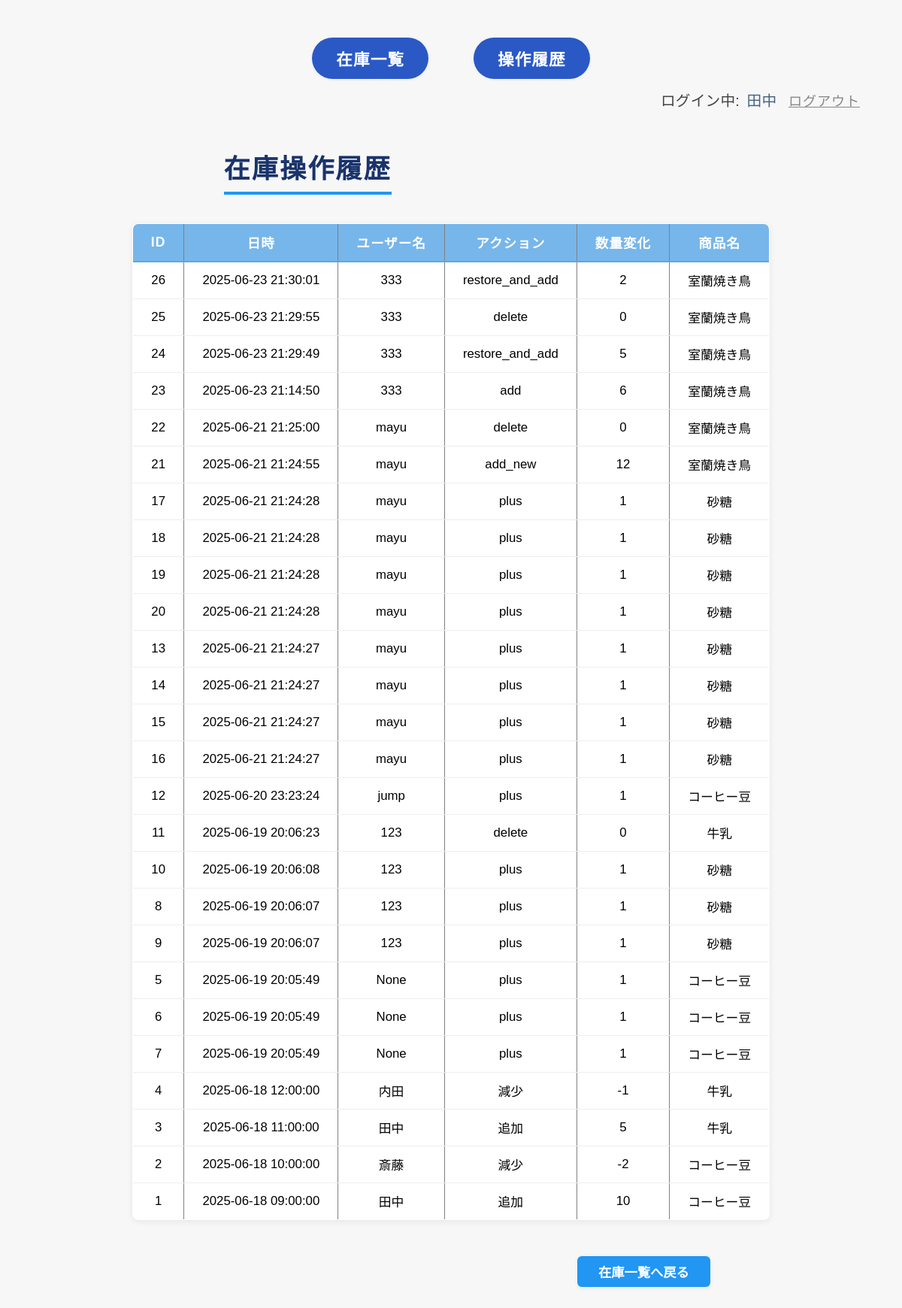
Screenshot of /logs (signed in) with the database file from the repository.
### tables this page shows
CREATE TABLE "log_inventory" (
	"id"	INTEGER,
	"item_id"	INTEGER,
	"quantity_change"	INTEGER,
	"action"	TEXT,
	"user_id"	INTEGER,
	"time_log"	TEXT,
	PRIMARY KEY("id" AUTOINCREMENT)
);

CREATE TABLE "users" (
	"id"	INTEGER,
	"name"	TEXT,
	"role"	TEXT, password TEXT,
	PRIMARY KEY("id" AUTOINCREMENT)
);

CREATE TABLE "items" (
	"id"	INTEGER,
	"name"	TEXT,
	"delete_flag"	INTEGER DEFAULT 0,
	PRIMARY KEY("id" AUTOINCREMENT)
);

### app.py (the view)
@app.route('/logs')
def show_log():
    if not is_logged_in():
        return redirect(url_for('login'))
    conn = sqlite3.connect('inventory.db')
    cursor = conn.cursor()
    cursor.execute('''
        SELECT
            log_inventory.id,
            log_inventory.time_log,
            users.name as user_name,
            log_inventory.action,
            log_inventory.quantity_change,
            items.name as item_name
        FROM log_inventory
        LEFT JOIN users ON log_inventory.user_id = users.id
        LEFT JOIN items ON log_inventory.item_id = items.id
        ORDER BY log_inventory.time_log DESC
        LIMIT 100
    ''')
    logs = cursor.fetchall()
    conn.close()
    log_list = []
    for row in logs:
        log_list.append({
            'id': row[0],
            'time_log': row[1],
            'user_name': row[2],
            'action': row[3],
            'quantity_change': row[4],
            'item_name': row[5],
        })
    return render_template('logs.html', log_list=log_list)

### app.py (called while the page is built)
def is_logged_in():
    return 'user_id' in session

### templates/logs.html
{% extends "base.html" %}
{% block content %}
    <h1  style="margin-left: 23%;">在庫操作履歴</h1>
    <table border="1">
        <tr>
            <th>ID</th>
            <th>日時</th>
            <th>ユーザー名</th>
            <th>アクション</th>
            <th>数量変化</th>
            <th>商品名</th>
        </tr>
        {% for log in log_list %}
        <tr>
            <td>{{ log.id }}</td>
            <td>{{ log.time_log }}</td>
            <td>{{ log.user_name }}</td>
            <td>{{ log.action }}</td>
            <td>{{ log.quantity_change }}</td>
            <td>{{ log.item_name }}</td>
        </tr>
        {% endfor %}
    </table>
    <br>
    <a href="{{ url_for('index') }}" class="add-btn" style="margin-left: 65%;">在庫一覧へ戻る</a>
{% endblock %}

### static/style.css (style rules this page uses)
body { font-family: "Yu Gothic", "Meiryo", sans-serif; background: #f7f7f7; margin: 40px; }
h1 { color: #3a3a3a; margin-bottom: 24px; letter-spacing: 2px; }
table { border-collapse: collapse; background: #fff; min-width: 360px; margin: 0 auto; box-shadow: 0 2px 8px rgba(0,0,0,0.07); border-radius: 8px; overflow: hidden; }
th, td { padding: 12px 24px; text-align: center; }
th { background: #77b6ea; color: #fff; font-size: 1.1em; letter-spacing: 1px; border-bottom: 2px solid #5fa6dd; }
td { border-bottom: 1px solid #eee; font-size: 1.05em; }
tr:last-child td { border-bottom: none; }
.add-btn { display: inline-block; margin-bottom: 18px; padding: 8px 28px; background: #2196f3; color: #fff; border-radius: 6px; text-decoration: none; font-size: 1.08em; font-weight: bold; box-shadow: 0 2px 6px rgba(33,150,243,0.08); border: none; transition: background 0.15s, box-shadow 0.15s; }
h1 { color: #19336b; font-size: 2.2em; font-weight: bold; padding-bottom: 8px; border-bottom: 4px solid #2196f3; text-align: center; display: inline-block; margin: 46px 0 38px 0; padding-bottom: 8px; border-bottom: 4px solid #2196f3; }
table { margin: 0 auto 30px auto; }

### rows the page displays
log_inventory: id "26", time_log "2025-06-23 21:30:01", user_name "333", action "restore_and_add", quantity_change "2", item_name "室蘭焼き鳥"
log_inventory: id "25", time_log "2025-06-23 21:29:55", user_name "333", action "delete", quantity_change "0", item_name "室蘭焼き鳥"
log_inventory: id "24", time_log "2025-06-23 21:29:49", user_name "333", action "restore_and_add", quantity_change "5", item_name "室蘭焼き鳥"
log_inventory: id "23", time_log "2025-06-23 21:14:50", user_name "333", action "add", quantity_change "6", item_name "室蘭焼き鳥"
log_inventory: id "22", time_log "2025-06-21 21:25:00", user_name "mayu", action "delete", quantity_change "0", item_name "室蘭焼き鳥"
log_inventory: id "21", time_log "2025-06-21 21:24:55", user_name "mayu", action "add_new", quantity_change "12", item_name "室蘭焼き鳥"
log_inventory: id "17", time_log "2025-06-21 21:24:28", user_name "mayu", action "plus", quantity_change "1", item_name "砂糖"
log_inventory: id "18", time_log "2025-06-21 21:24:28", user_name "mayu", action "plus", quantity_change "1", item_name "砂糖"
log_inventory: id "19", time_log "2025-06-21 21:24:28", user_name "mayu", action "plus", quantity_change "1", item_name "砂糖"
log_inventory: id "20", time_log "2025-06-21 21:24:28", user_name "mayu", action "plus", quantity_change "1", item_name "砂糖"
log_inventory: id "13", time_log "2025-06-21 21:24:27", user_name "mayu", action "plus", quantity_change "1", item_name "砂糖"
log_inventory: id "14", time_log "2025-06-21 21:24:27", user_name "mayu", action "plus", quantity_change "1", item_name "砂糖"
log_inventory: id "15", time_log "2025-06-21 21:24:27", user_name "mayu", action "plus", quantity_change "1", item_name "砂糖"
log_inventory: id "16", time_log "2025-06-21 21:24:27", user_name "mayu", action "plus", quantity_change "1", item_name "砂糖"
log_inventory: id "12", time_log "2025-06-20 23:23:24", user_name "jump", action "plus", quantity_change "1", item_name "コーヒー豆"
log_inventory: id "11", time_log "2025-06-19 20:06:23", user_name "123", action "delete", quantity_change "0", item_name "牛乳"
log_inventory: id "10", time_log "2025-06-19 20:06:08", user_name "123", action "plus", quantity_change "1", item_name "砂糖"
log_inventory: id "8", time_log "2025-06-19 20:06:07", user_name "123", action "plus", quantity_change "1", item_name "砂糖"
log_inventory: id "9", time_log "2025-06-19 20:06:07", user_name "123", action "plus", quantity_change "1", item_name "砂糖"
log_inventory: id "5", time_log "2025-06-19 20:05:49", user_name "None", action "plus", quantity_change "1", item_name "コーヒー豆"
log_inventory: id "6", time_log "2025-06-19 20:05:49", user_name "None", action "plus", quantity_change "1", item_name "コーヒー豆"
log_inventory: id "7", time_log "2025-06-19 20:05:49", user_name "None", action "plus", quantity_change "1", item_name "コーヒー豆"
log_inventory: id "4", time_log "2025-06-18 12:00:00", user_name "内田", action "減少", quantity_change "-1", item_name "牛乳"
log_inventory: id "3", time_log "2025-06-18 11:00:00", user_name "田中", action "追加", quantity_change "5", item_name "牛乳"
log_inventory: id "2", time_log "2025-06-18 10:00:00", user_name "斎藤", action "減少", quantity_change "-2", item_name "コーヒー豆"
log_inventory: id "1", time_log "2025-06-18 09:00:00", user_name "田中", action "追加", quantity_change "10", item_name "コーヒー豆"

### other values shown
{{ session['user_name'] }} "田中"
